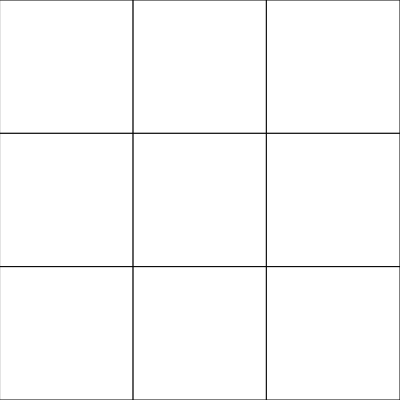
Frame 1 (no input)
Frame 60 (no input): identical to frame 1, image omitted
Frame 120 (the mouse pressed at the canvas centre since frame 60): identical to frame 1, image omitted

The p5.js sketch that drew this single still picture (run headless with seeded random() and noise() and a simulated clock; from frame 60 on, the mouse is pressed at the canvas centre):

// p5.js sketch
// ── sketch.js
let board;
let turn = 1;

function setup() {
  createCanvas(400, 400);
  board = new Board();
}

function draw() {
  background(0);
  board.show();
}

class Board {
  constructor() {
    this.w = width / 3;
    this.h = height / 3;
    this.board = [];
    for (let i = 0; i < 3; i++) {
      let r = [];
      for (let j = 0; j < 3; j++) {
        r.push(255);
      }
      this.board.push(r);
    }
  }

  show() {
    for (let i = 0; i < 3; i++) {
      for (let j = 0; j < 3; j++) {
        fill(this.board[i][j]);
        rect(i * this.w, j * this.h, this.w, this.h);
      }
    }
  }

  clicked(mx, my) {
    let reset = true;
    for (let i = 0; i < 3; i++) {
      for (let j = 0; j < 3; j++) {
        if (this.board[i][j] == 255) {
          reset = false;
        }
      }
    }
    if (reset) {
      for (let i = 0; i < 3; i++) {
        for (let j = 0; j < 3; j++) {
          this.board[i][j] = 255;
        }
      }
      return;
    }

    if (mx < 0 || mx >= width || my < 0 || my >= height) {
      return;
    }

    let x = int((3 * mx) / width);
    let y = int((3 * my) / height);

    if (this.board[x][y] == 255) {
      if (turn == 1) {
        this.board[x][y] = color(217, 225, 242);
        if (x > 0 && this.board[x - 1][y] != 255) {
          this.board[x - 1][y] = color(217, 225, 242);
        }
        if (x < 2 && this.board[x + 1][y] != 255) {
          this.board[x + 1][y] = color(217, 225, 242);
        }
        if (y > 0 && this.board[x][y - 1] != 255) {
          this.board[x][y - 1] = color(217, 225, 242);
        }
        if (y < 2 && this.board[x][y + 1] != 255) {
          this.board[x][y + 1] = color(217, 225, 242);
        }
      } else {
        this.board[x][y] = color(252, 228, 214);
        if (x > 0 && this.board[x - 1][y] != 255) {
          this.board[x - 1][y] = color(252, 228, 214);
        }
        if (x < 2 && this.board[x + 1][y] != 255) {
          this.board[x + 1][y] = color(252, 228, 214);
        }
        if (y > 0 && this.board[x][y - 1] != 255) {
          this.board[x][y - 1] = color(252, 228, 214);
        }
        if (y < 2 && this.board[x][y + 1] != 255) {
          this.board[x][y + 1] = color(252, 228, 214);
        }
      }
      turn *= -1;
    }
  }
}

function mouseClicked() {
  board.clicked(mouseX, mouseY);
}


// ── style.css
html, body {
  margin: 0;
  padding: 0;
  background: #111;
}
canvas {
  display: block;
}
